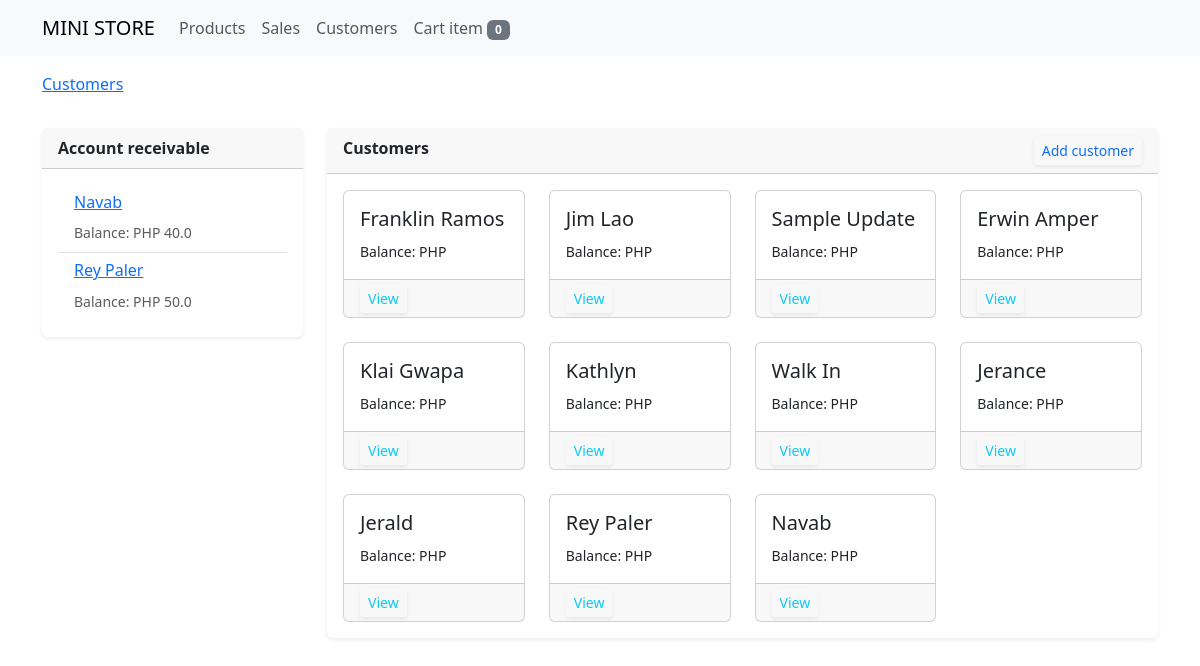
Page /customers on the committed database.
### store/models.py (models this page shows)
class Customer(models.Model):
    customer_id = models.CharField(max_length=12, unique=True, blank=True, null=True)
    name = models.CharField(max_length=200, unique=True)
    contact = models.CharField(max_length=20, blank=True, null=True)
    is_active = models.BooleanField(default=True)
    def __str__(self):
        return self.name

### store/views/customer_view.py (the view)
# urls.py: path('customers', customer_view, name='customer_view'),
def customer_view(request):
    customers_balance = Customer.objects.filter(ordertransaction__is_paid=False).annotate(total_balance=(Sum(F('ordertransaction__price') * F('ordertransaction__quantity'))))
    customers = Customer.objects.all()
    cart = Cart(request)
    cart_items = cart.__len__()
    context = {
        'title': 'customers',
        'customers': customers,
        'customers_balance': customers_balance,
        'cart_items': cart_items
    }
    return render(request, 'customer_view.html', context)

### store/cartitem.py (called while the page is built)
    def __len__(self):
        return sum(item['quantity'] for item in self.cart.values())

### store/templates/customer_view.html (shortened to what this page needs)
{% extends 'base.html' %}
{% block content %}
<div class="row">
  <div class="col-sm-12 mt-3">
    <nav aria-label="breadcrumb">
      <ol class="breadcrumb">
        <li class="breadcrumb-item active" aria-current="page"><a href="{% url 'store:customer_view' %}">Customers</a></li>
      </ol>
    </nav>
  </div>
</div>
<div class="row">
  <div class="col-sm-3">
    <div class="card border-0 shadow-sm mt-3">
      <div class="card-header">
        <strong>Account receivable</strong>
      </div>
      <div class="card-body">
        <ul class="list-group list-group-flush">
          {% for customer in customers_balance %}
          <li class="list-group-item">
            <h6><a href="{% url 'store:customer_details' customer.customer_id %}">{{customer|title}}</a></h6>
            <small class="text-muted">Balance: PHP {{ customer.total_balance }}</small>
          </li>
          {% endfor %}
        </ul>
      </div>
    </div>
  </div>
  <div class="col-sm-9">
      <div class="card border-0 shadow-sm mt-3">
          <div class="card-header">
              <strong>{{title|title}}</strong>
              <a href="" class="btn btn-outline-primary btn-sm border-0 shadow-sm float-end" data-bs-toggle="modal" data-bs-target="#exampleModal">Add customer</a>
          </div>
          <div class="card-body">
              <div class="row row-cols-1 row-cols-md-4 g-4">
                  {% for customer in customers %}
                  <div class="col">
                    <div class="card">
                      <div class="card-body">
                        <h5 class="card-title">{{ customer.name|title }}</h5>
                        <small>Balance: PHP {{ customer.total_balance }}</small>
                      </div>
                      <div class="card-footer pt-1 pb-1">
                          <div>
                            <a href="{% url 'store:customer_details' customer.customer_id %}" class="btn btn-outline-info btn-sm border-0 shadow-sm">View</a>
                          </div>
                      </div>
                    </div>
                  </div>
                  {% endfor %}
              </div>
          </div>
      </div>
  </div>
</div>
{% endblock %}

### rows in the picture
Customer: name "Navab", total_balance "40.0"
Customer: name "Rey Paler", total_balance "50.0"
Customer: name "Franklin Ramos"
Customer: name "Jim Lao"
Customer: name "Sample Update"
Customer: name "Erwin Amper"
Customer: name "Klai Gwapa"
Customer: name "Kathlyn"
Customer: name "Walk In"
Customer: name "Jerance"
Customer: name "Jerald"

### other values in the picture
{{ cart_items }} "0"
{{ title|title }} "Customers"
